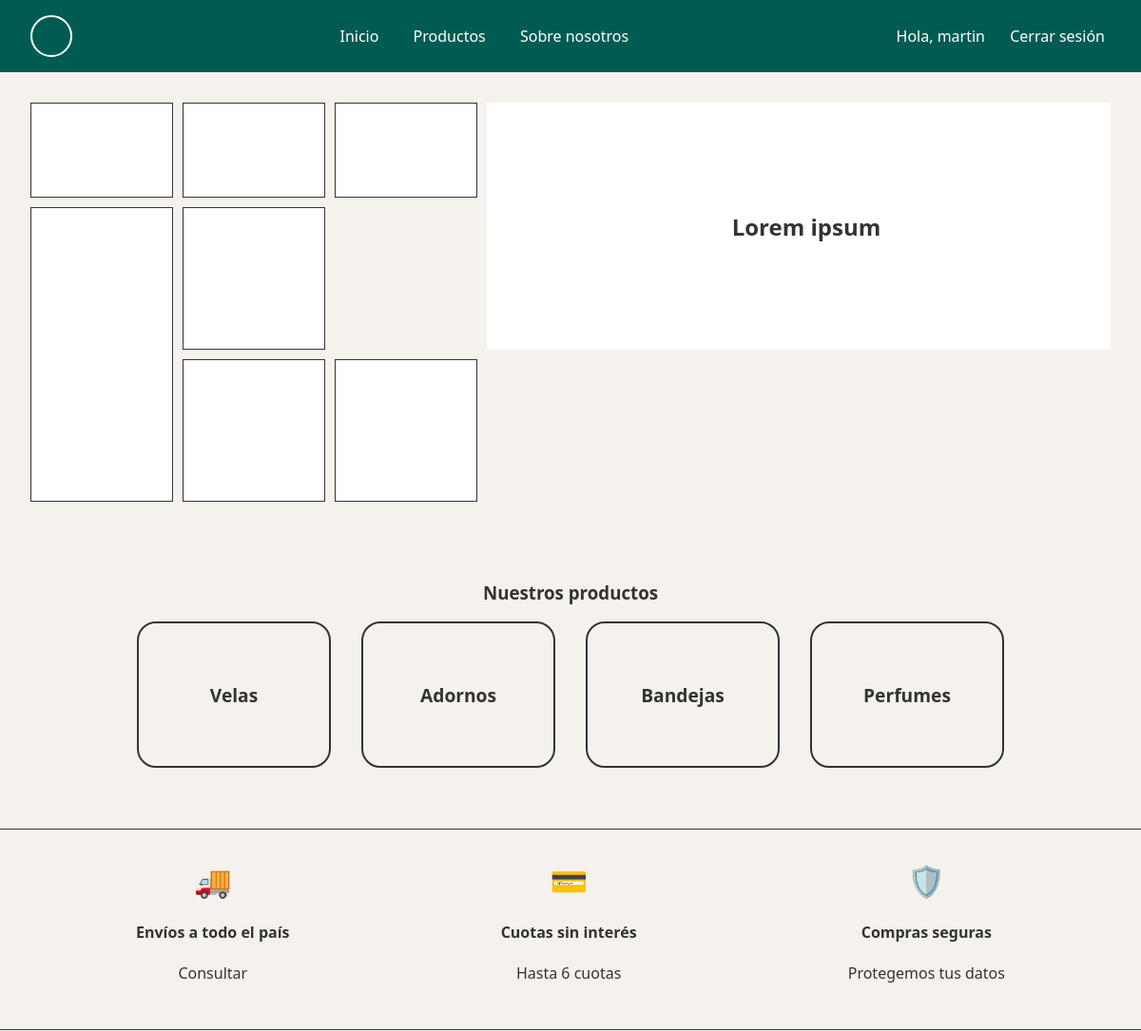
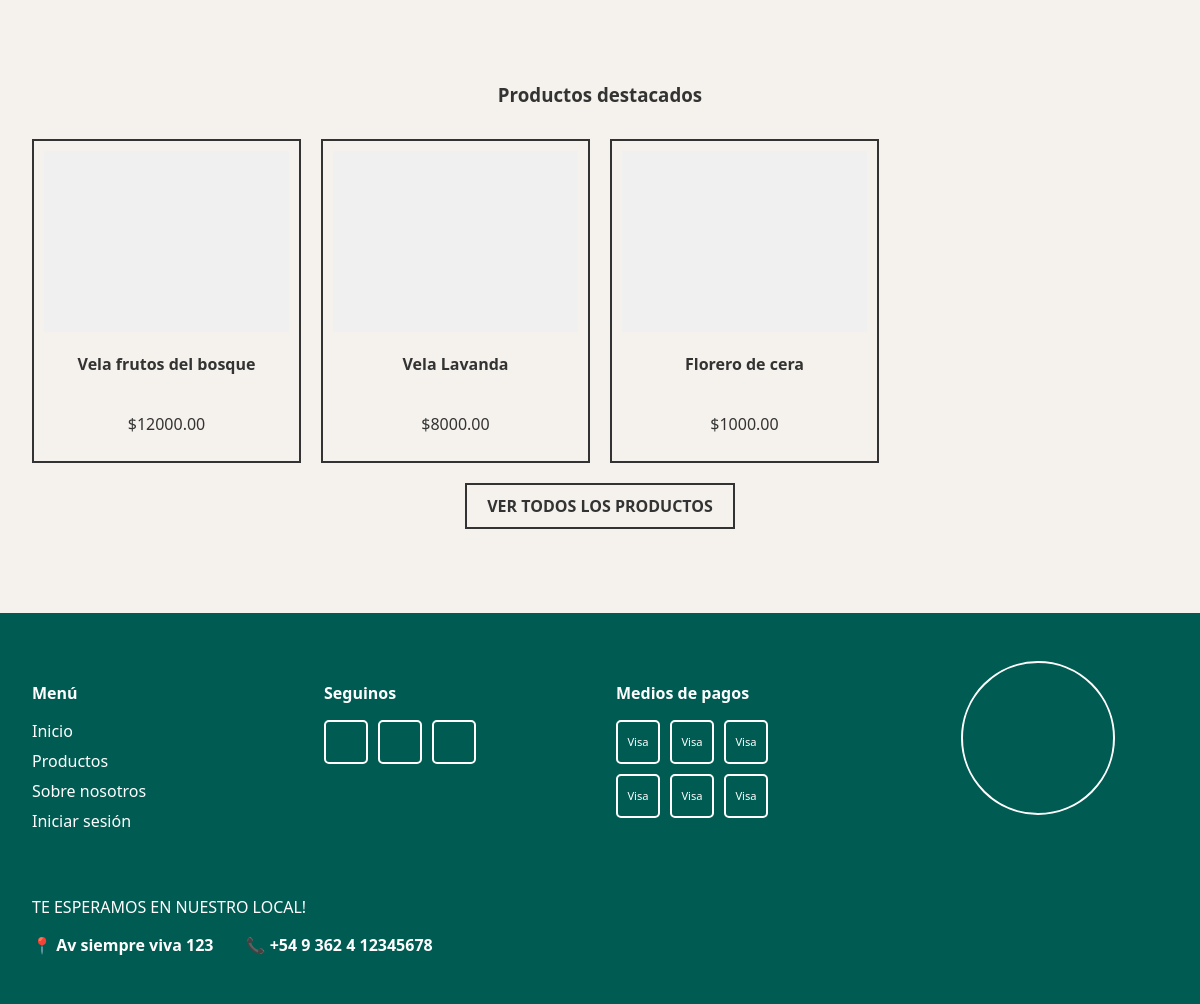
Screenshot of / (signed in) with the database file from the repository (2 pictures, top to bottom).
### users/models.py (models this page shows)
class User(AbstractUser):
    class Role(models.TextChoices):
        ADMIN = 'ADMIN', 'Admin'
        CUSTOMER = 'CUSTOMER', 'Customer'
    role = models.CharField(max_length=50, choices=Role.choices, default=Role.CUSTOMER)

### products/models.py (models this page shows, shortened)
class Category(models.Model):
    name = models.CharField(max_length=255)
    description = models.TextField(blank=True, null=True)

class Product(models.Model):
    class CategoryEnum(models.TextChoices): # Kept for reference but using FK as requested
        pass
    name = models.CharField(max_length=255)
    price = models.DecimalField(max_digits=10, decimal_places=2)
    description = models.TextField()
    stock = models.IntegerField()
    category = models.ForeignKey(Category, on_delete=models.CASCADE, related_name='products')
    image = models.ImageField(upload_to='products/', blank=True, null=True)
    discount_percentage = models.PositiveIntegerField(default=0)

### core/views.py (the view)
# urls.py: path('', views.home, name='home'),
def home(request):
    categories = Category.objects.all()
    featured_products = Product.objects.all()[:4]
    return render(request, 'core/home.html', {
        'categories': categories,
        'featured_products': featured_products
    })

### templates/core/home.html (shortened to what this page needs)
{% extends 'base.html' %}
{% load static %}
{% block content %}
<section class="hero-grid">
    <div class="hero-item item-1"></div>
    <div class="hero-item item-2"></div>
    <div class="hero-item item-3"></div>
    <div class="hero-item item-4">
        <h2>Lorem ipsum</h2>
    </div>
    <div class="hero-item item-5"></div>
    <div class="hero-item item-6"></div>
    <div class="hero-item item-7"></div>
    <div class="hero-item item-9"></div>
</section>
<section class="categories-section">
    <h3>Nuestros productos</h3>
    <div class="categories-grid">
        {% for category in categories %}
        <div class="category-card">
            <h4>{{ category.name }}</h4>
        </div>
        {% endfor %}
    </div>
</section>
<section class="features-section">
    <div class="feature-item">
        <div class="icon-placeholder">🚚</div>
        <h4>Envíos a todo el país</h4>
        <p>Consultar</p>
    </div>
    <div class="feature-item">
        <div class="icon-placeholder">💳</div>
        <h4>Cuotas sin interés</h4>
        <p>Hasta 6 cuotas</p>
    </div>
    <div class="feature-item">
        <div class="icon-placeholder">🛡️</div>
        <h4>Compras seguras</h4>
        <p>Protegemos tus datos</p>
    </div>
</section>
<section class="featured-section">
    <h3>Productos destacados</h3>
    <div class="featured-grid">
        {% for product in featured_products %}
        <div class="product-card">
            <div class="product-image-placeholder"></div>
            <h4>{{ product.name }}</h4>
            <p>${{ product.price }}</p>
        </div>
        {% endfor %}
    </div>
    <div class="action-button-container">
        <a href="#" class="btn-primary">Ver todos los productos</a>
    </div>
</section>
{% endblock %}

### templates/base.html (shortened to what this page needs)
<!DOCTYPE html>
<html lang="es">
<head>
    {% load static %}
    <link rel="stylesheet" href="{% static 'css/styles.css' %}?v=1.2">
</head>
<body>
    <header class="navbar">
        <div class="logo">
            <div class="circle-logo"></div>
        </div>
        <nav class="nav-links">
            <a href="{% url 'home' %}">Inicio</a>
            <a href="{% url 'product_list' %}">Productos</a>
            <a href="{% url 'about' %}">Sobre nosotros</a>
        </nav>
        <div class="auth-links">
            {% if user.is_authenticated %}
            <span class="user-auth">Hola, {{ user.username }}</span>
            <form action="{% url 'logout' %}" method="post" style="display:inline;">
                <button type="submit"
                    style="background:none; border:none; color:var(--white); cursor:pointer; font-weight:500; font-family:inherit; font-size:inherit hover:var(--primary-color);">Cerrar
                    sesión</button>
            </form>
            {% else %}
            <a href="{% url 'login' %}">Iniciar sesión</a>
            <a href="{% url 'register' %}">Registrarme</a>
            {% endif %}
        </div>
    </header>
    <main>
        {% block content %}
        {% endblock %}
    </main>
    <footer class="main-footer">
        <div class="footer-content">
            <div class="footer-column">
                <h4>Menú</h4>
                <ul>
                    <li><a href="{% url 'home' %}">Inicio</a></li>
                    <li><a href="{% url 'product_list' %}">Productos</a></li>
                    <li><a href="{% url 'about' %}">Sobre nosotros</a></li>
                    <li><a href="{% url 'login' %}">Iniciar sesión</a></li>
                </ul>
            </div>
            <div class="footer-column">
                <h4>Seguinos</h4>
                <div class="social-icons">
                    <div class="icon-box"></div>
                    <div class="icon-box"></div>
                    <div class="icon-box"></div>
                </div>
            </div>
            <div class="footer-column">
                <h4>Medios de pagos</h4>
                <div class="payment-icons">
                    <div class="icon-box">Visa</div>
                    <div class="icon-box">Visa</div>
                    <div class="icon-box">Visa</div>
                </div>
                <div class="payment-icons">
                    <div class="icon-box">Visa</div>
                    <div class="icon-box">Visa</div>
                    <div class="icon-box">Visa</div>
                </div>
            </div>
            <div class="footer-column map-column">
                <div class="map-placeholder"></div>
            </div>
        </div>
        <div class="footer-contact">
            <p>TE ESPERAMOS EN NUESTRO LOCAL!</p>
            <div class="contact-details">
                <span>📍 Av siempre viva 123</span>
                <span>📞 +54 9 362 4 12345678</span>
            </div>
        </div>
    </footer>
</body>
</html>

### static/css/styles.css (style rules this page uses)
:root { --bg-color: #F5F2ED; --text-color: #333333; --primary-color: #B2AC88; --accent-color: #D4AF37; --dark-green: #005C53; --white: #ffffff; }
body { font-family: 'Segoe UI', Tahoma, Geneva, Verdana, sans-serif; margin: 0; padding: 0; box-sizing: border-box; display: flex; flex-direction: column; min-height: 100vh; background-color: var(--bg-color); color: var(--text-color); }
main { flex: 1; }
a { text-decoration: none; color: #333; }
.navbar { display: flex; justify-content: space-between; align-items: center; padding: 1rem 2rem; background-color: var(--dark-green); border-bottom: none; }
.circle-logo { width: 40px; height: 40px; border: 2px solid var(--white); border-radius: 50%; }
.nav-links a, .auth-links a { margin: 0 1rem; font-weight: 500; color: var(--white); }
.auth-links button { color: var(--white); }
.hero-grid { display: grid; grid-template-columns: repeat(4, 1fr); grid-template-rows: repeat(3, 150px); gap: 10px; padding: 2rem; max-width: 1200px; margin: 0 auto; }
.hero-item { border: 1px solid #333; background-color: #fff; }
.item-1 { grid-column: 1 / 2; grid-row: 1 / 2; }
.item-2 { grid-column: 2 / 3; grid-row: 1 / 2; }
.item-3 { grid-column: 3 / 4; grid-row: 1 / 2; }
.item-4 { grid-column: 4 / 5; grid-row: 1 / 3; border: none; display: flex; align-items: center; padding-left: 1rem; }
.item-5 { grid-column: 1 / 2; grid-row: 2 / 4; }
.item-6 { grid-column: 2 / 3; grid-row: 2 / 3; }
.item-7 { grid-column: 2 / 3; grid-row: 3 / 4; }
.item-9 { grid-column: 3 / 4; grid-row: 3 / 4; }
.hero-grid { display: grid; grid-template-columns: 150px 150px 150px 1fr; grid-template-rows: 100px 150px 150px; gap: 10px; }
.item-1 { grid-column: 1; grid-row: 1; }
.item-2 { grid-column: 2; grid-row: 1; }
.item-3 { grid-column: 3; grid-row: 1; }
.item-4 { grid-column: 4; grid-row: 1 / 3; display: flex; align-items: center; justify-content: center; border: none; }
.item-5 { grid-column: 1; grid-row: 2 / 4; }
.item-6 { grid-column: 2; grid-row: 2; }
.item-7 { grid-column: 2; grid-row: 3; }
.categories-section { text-align: center; padding: 2rem; }
.categories-grid { display: flex; justify-content: center; gap: 2rem; flex-wrap: wrap; }
.category-card { border: 2px solid #333; border-radius: 20px; width: 200px; height: 150px; display: flex; align-items: center; justify-content: center; font-size: 1.2rem; }
.features-section { display: flex; justify-content: space-around; padding: 2rem; border-top: 1px solid #333; border-bottom: 1px solid #333; margin: 2rem 0; }
.feature-item { text-align: center; }
.icon-placeholder { font-size: 2rem; margin-bottom: 0.5rem; }
.featured-section { text-align: center; padding: 2rem; }
.featured-grid { display: grid; grid-template-columns: repeat(4, 1fr); gap: 20px; max-width: 1200px; margin: 2rem auto; }
.product-card { border: 2px solid #333; height: 300px; display: flex; flex-direction: column; justify-content: space-between; padding: 10px; }
.product-image-placeholder { height: 70%; background-color: #f0f0f0; }
.action-button-container { margin-top: 2rem; }
.btn-primary { padding: 10px 20px; border: 2px solid #333; background: transparent; font-weight: bold; text-transform: uppercase; transition: all 0.3s; cursor: pointer; }
.user-auth { color: var(--white); margin-right: 1rem; }
.main-footer { background-color: var(--dark-green); color: var(--white); border-top: none; padding: 3rem 2rem; margin-top: 4rem; }
.footer-content { display: grid; grid-template-columns: repeat(4, 1fr); gap: 2rem; max-width: 1200px; margin: 0 auto; }
.footer-column h4 { margin-bottom: 1rem; color: var(--white); }
.footer-column ul { list-style: none; padding: 0; }
.footer-column ul li { margin-bottom: 0.5rem; }
.footer-column a { color: var(--white); }
.social-icons, .payment-icons { display: flex; gap: 10px; margin-bottom: 10px; }
.icon-box { width: 40px; height: 40px; border: 2px solid var(--white); border-radius: 5px; display: flex; align-items: center; justify-content: center; font-size: 0.7rem; color: var(--white); }
.map-placeholder { width: 150px; height: 150px; border: 2px solid var(--white); border-radius: 50%; margin: 0 auto; }
.footer-contact { margin-top: 3rem; text-align: left; max-width: 1200px; margin-right: auto; color: var(--white); }
.contact-details { display: flex; gap: 2rem; font-weight: bold; color: var(--white); }

### rows the page displays
User: username "martin"
Category: name "Velas"
Category: name "Adornos"
Category: name "Bandejas"
Category: name "Perfumes"
Product: name "Vela frutos del bosque", price "12000.00"
Product: name "Vela Lavanda", price "8000.00"
Product: name "Florero de cera", price "1000.00"
